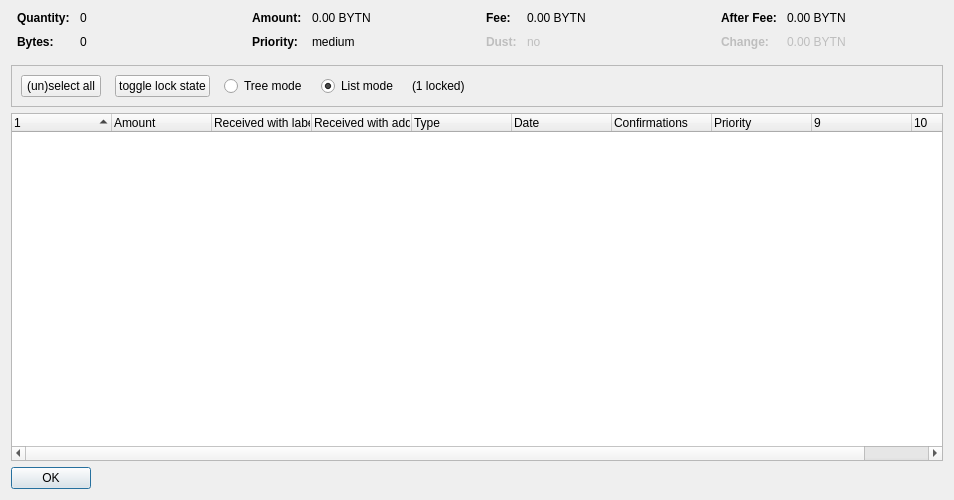
<?xml version="1.0" encoding="UTF-8"?>
<ui version="4.0">
 <class>CoinControlDialog</class>
 <widget class="QDialog" name="CoinControlDialog">
  <property name="geometry">
   <rect>
    <x>0</x>
    <y>0</y>
    <width>954</width>
    <height>500</height>
   </rect>
  </property>
  <property name="windowTitle">
   <string>Coin Selection</string>
  </property>
  <layout class="QVBoxLayout" name="verticalLayout">
   <item>
    <layout class="QHBoxLayout" name="horizontalLayoutTop" stretch="0,0,0,0">
     <property name="topMargin">
      <number>0</number>
     </property>
     <property name="bottomMargin">
      <number>10</number>
     </property>
     <item>
      <layout class="QFormLayout" name="formLayoutCoinControl1">
       <property name="horizontalSpacing">
        <number>10</number>
       </property>
       <property name="verticalSpacing">
        <number>10</number>
       </property>
       <property name="leftMargin">
        <number>6</number>
       </property>
       <property name="rightMargin">
        <number>6</number>
       </property>
       <item row="0" column="0">
        <widget class="QLabel" name="labelCoinControlQuantityText">
         <property name="font">
          <font>
           <weight>75</weight>
           <bold>true</bold>
          </font>
         </property>
         <property name="text">
          <string>Quantity:</string>
         </property>
        </widget>
       </item>
       <item row="0" column="1">
        <widget class="QLabel" name="labelCoinControlQuantity">
         <property name="cursor">
          <cursorShape>IBeamCursor</cursorShape>
         </property>
         <property name="contextMenuPolicy">
          <enum>Qt::ActionsContextMenu</enum>
         </property>
         <property name="text">
          <string notr="true">0</string>
         </property>
         <property name="textInteractionFlags">
          <set>Qt::LinksAccessibleByMouse|Qt::TextSelectableByKeyboard|Qt::TextSelectableByMouse</set>
         </property>
        </widget>
       </item>
       <item row="1" column="0">
        <widget class="QLabel" name="labelCoinControlBytesText">
         <property name="font">
          <font>
           <weight>75</weight>
           <bold>true</bold>
          </font>
         </property>
         <property name="text">
          <string>Bytes:</string>
         </property>
        </widget>
       </item>
       <item row="1" column="1">
        <widget class="QLabel" name="labelCoinControlBytes">
         <property name="cursor">
          <cursorShape>IBeamCursor</cursorShape>
         </property>
         <property name="contextMenuPolicy">
          <enum>Qt::ActionsContextMenu</enum>
         </property>
         <property name="text">
          <string notr="true">0</string>
         </property>
         <property name="textInteractionFlags">
          <set>Qt::LinksAccessibleByMouse|Qt::TextSelectableByKeyboard|Qt::TextSelectableByMouse</set>
         </property>
        </widget>
       </item>
      </layout>
     </item>
     <item>
      <layout class="QFormLayout" name="formLayoutCoinControl2">
       <property name="horizontalSpacing">
        <number>10</number>
       </property>
       <property name="verticalSpacing">
        <number>10</number>
       </property>
       <property name="leftMargin">
        <number>6</number>
       </property>
       <property name="rightMargin">
        <number>6</number>
       </property>
       <item row="0" column="0">
        <widget class="QLabel" name="labelCoinControlAmountText">
         <property name="font">
          <font>
           <weight>75</weight>
           <bold>true</bold>
          </font>
         </property>
         <property name="text">
          <string>Amount:</string>
         </property>
        </widget>
       </item>
       <item row="0" column="1">
        <widget class="QLabel" name="labelCoinControlAmount">
         <property name="cursor">
          <cursorShape>IBeamCursor</cursorShape>
         </property>
         <property name="contextMenuPolicy">
          <enum>Qt::ActionsContextMenu</enum>
         </property>
         <property name="text">
          <string notr="true">0.00 BYTN</string>
         </property>
         <property name="textInteractionFlags">
          <set>Qt::LinksAccessibleByMouse|Qt::TextSelectableByKeyboard|Qt::TextSelectableByMouse</set>
         </property>
        </widget>
       </item>
       <item row="1" column="0">
        <widget class="QLabel" name="labelCoinControlPriorityText">
         <property name="font">
          <font>
           <weight>75</weight>
           <bold>true</bold>
          </font>
         </property>
         <property name="text">
          <string>Priority:</string>
         </property>
        </widget>
       </item>
       <item row="1" column="1">
        <widget class="QLabel" name="labelCoinControlPriority">
         <property name="cursor">
          <cursorShape>IBeamCursor</cursorShape>
         </property>
         <property name="contextMenuPolicy">
          <enum>Qt::ActionsContextMenu</enum>
         </property>
         <property name="text">
          <string>medium</string>
         </property>
         <property name="textInteractionFlags">
          <set>Qt::LinksAccessibleByMouse|Qt::TextSelectableByKeyboard|Qt::TextSelectableByMouse</set>
         </property>
        </widget>
       </item>
      </layout>
     </item>
     <item>
      <layout class="QFormLayout" name="formLayoutCoinControl3">
       <property name="horizontalSpacing">
        <number>10</number>
       </property>
       <property name="verticalSpacing">
        <number>10</number>
       </property>
       <property name="leftMargin">
        <number>6</number>
       </property>
       <property name="rightMargin">
        <number>6</number>
       </property>
       <item row="0" column="0">
        <widget class="QLabel" name="labelCoinControlFeeText">
         <property name="font">
          <font>
           <weight>75</weight>
           <bold>true</bold>
          </font>
         </property>
         <property name="text">
          <string>Fee:</string>
         </property>
        </widget>
       </item>
       <item row="0" column="1">
        <widget class="QLabel" name="labelCoinControlFee">
         <property name="cursor">
          <cursorShape>IBeamCursor</cursorShape>
         </property>
         <property name="contextMenuPolicy">
          <enum>Qt::ActionsContextMenu</enum>
         </property>
         <property name="text">
          <string notr="true">0.00 BYTN</string>
         </property>
         <property name="textInteractionFlags">
          <set>Qt::LinksAccessibleByMouse|Qt::TextSelectableByKeyboard|Qt::TextSelectableByMouse</set>
         </property>
        </widget>
       </item>
       <item row="1" column="0">
        <widget class="QLabel" name="labelCoinControlLowOutputText">
         <property name="enabled">
          <bool>false</bool>
         </property>
         <property name="font">
          <font>
           <weight>75</weight>
           <bold>true</bold>
          </font>
         </property>
         <property name="text">
          <string>Dust:</string>
         </property>
        </widget>
       </item>
       <item row="1" column="1">
        <widget class="QLabel" name="labelCoinControlLowOutput">
         <property name="enabled">
          <bool>false</bool>
         </property>
         <property name="cursor">
          <cursorShape>IBeamCursor</cursorShape>
         </property>
         <property name="contextMenuPolicy">
          <enum>Qt::ActionsContextMenu</enum>
         </property>
         <property name="text">
          <string>no</string>
         </property>
         <property name="textInteractionFlags">
          <set>Qt::LinksAccessibleByMouse|Qt::TextSelectableByKeyboard|Qt::TextSelectableByMouse</set>
         </property>
        </widget>
       </item>
      </layout>
     </item>
     <item>
      <layout class="QFormLayout" name="formLayoutCoinControl4">
       <property name="horizontalSpacing">
        <number>10</number>
       </property>
       <property name="verticalSpacing">
        <number>10</number>
       </property>
       <property name="leftMargin">
        <number>6</number>
       </property>
       <property name="rightMargin">
        <number>6</number>
       </property>
       <item row="0" column="0">
        <widget class="QLabel" name="labelCoinControlAfterFeeText">
         <property name="font">
          <font>
           <weight>75</weight>
           <bold>true</bold>
          </font>
         </property>
         <property name="text">
          <string>After Fee:</string>
         </property>
        </widget>
       </item>
       <item row="0" column="1">
        <widget class="QLabel" name="labelCoinControlAfterFee">
         <property name="cursor">
          <cursorShape>IBeamCursor</cursorShape>
         </property>
         <property name="contextMenuPolicy">
          <enum>Qt::ActionsContextMenu</enum>
         </property>
         <property name="text">
          <string notr="true">0.00 BYTN</string>
         </property>
         <property name="textInteractionFlags">
          <set>Qt::LinksAccessibleByMouse|Qt::TextSelectableByKeyboard|Qt::TextSelectableByMouse</set>
         </property>
        </widget>
       </item>
       <item row="1" column="0">
        <widget class="QLabel" name="labelCoinControlChangeText">
         <property name="enabled">
          <bool>false</bool>
         </property>
         <property name="font">
          <font>
           <weight>75</weight>
           <bold>true</bold>
          </font>
         </property>
         <property name="text">
          <string>Change:</string>
         </property>
        </widget>
       </item>
       <item row="1" column="1">
        <widget class="QLabel" name="labelCoinControlChange">
         <property name="enabled">
          <bool>false</bool>
         </property>
         <property name="cursor">
          <cursorShape>IBeamCursor</cursorShape>
         </property>
         <property name="contextMenuPolicy">
          <enum>Qt::ActionsContextMenu</enum>
         </property>
         <property name="text">
          <string notr="true">0.00 BYTN</string>
         </property>
         <property name="textInteractionFlags">
          <set>Qt::LinksAccessibleByMouse|Qt::TextSelectableByKeyboard|Qt::TextSelectableByMouse</set>
         </property>
        </widget>
       </item>
      </layout>
     </item>
    </layout>
   </item>
   <item>
    <widget class="QFrame" name="frame">
     <property name="minimumSize">
      <size>
       <width>0</width>
       <height>40</height>
      </size>
     </property>
     <property name="frameShape">
      <enum>QFrame::StyledPanel</enum>
     </property>
     <property name="frameShadow">
      <enum>QFrame::Sunken</enum>
     </property>
     <layout class="QHBoxLayout" name="horizontalLayout">
      <item>
       <layout class="QHBoxLayout" name="horizontalLayoutPanel" stretch="0,0,0,0,0,0">
        <property name="spacing">
         <number>14</number>
        </property>
        <item>
         <widget class="QPushButton" name="pushButtonSelectAll">
          <property name="sizePolicy">
           <sizepolicy hsizetype="Maximum" vsizetype="Fixed">
            <horstretch>0</horstretch>
            <verstretch>0</verstretch>
           </sizepolicy>
          </property>
          <property name="text">
           <string>(un)select all</string>
          </property>
          <property name="autoDefault">
           <bool>false</bool>
          </property>
         </widget>
        </item>
        <item>
         <widget class="QPushButton" name="pushButtonToggleLock">
          <property name="sizePolicy">
           <sizepolicy hsizetype="Maximum" vsizetype="Fixed">
            <horstretch>0</horstretch>
            <verstretch>0</verstretch>
           </sizepolicy>
          </property>
          <property name="text">
           <string>toggle lock state</string>
          </property>
          <property name="autoDefault">
           <bool>false</bool>
          </property>
         </widget>
        </item>
        <item>
         <widget class="QRadioButton" name="radioTreeMode">
          <property name="sizePolicy">
           <sizepolicy hsizetype="Maximum" vsizetype="Fixed">
            <horstretch>0</horstretch>
            <verstretch>0</verstretch>
           </sizepolicy>
          </property>
          <property name="text">
           <string>Tree mode</string>
          </property>
         </widget>
        </item>
        <item>
         <widget class="QRadioButton" name="radioListMode">
          <property name="sizePolicy">
           <sizepolicy hsizetype="Maximum" vsizetype="Fixed">
            <horstretch>0</horstretch>
            <verstretch>0</verstretch>
           </sizepolicy>
          </property>
          <property name="text">
           <string>List mode</string>
          </property>
          <property name="checked">
           <bool>true</bool>
          </property>
         </widget>
        </item>
        <item>
         <widget class="QLabel" name="labelLocked">
          <property name="text">
           <string>(1 locked)</string>
          </property>
         </widget>
        </item>
        <item>
         <spacer name="horizontalSpacer">
          <property name="orientation">
           <enum>Qt::Horizontal</enum>
          </property>
          <property name="sizeHint" stdset="0">
           <size>
            <width>40</width>
            <height>20</height>
           </size>
          </property>
         </spacer>
        </item>
       </layout>
      </item>
     </layout>
    </widget>
   </item>
   <item>
    <widget class="CoinControlTreeWidget" name="treeWidget">
     <property name="contextMenuPolicy">
      <enum>Qt::CustomContextMenu</enum>
     </property>
     <property name="sortingEnabled">
      <bool>false</bool>
     </property>
     <property name="columnCount">
      <number>10</number>
     </property>
     <attribute name="headerShowSortIndicator" stdset="0">
      <bool>true</bool>
     </attribute>
     <attribute name="headerStretchLastSection">
      <bool>false</bool>
     </attribute>
     <column>
      <property name="text">
       <string/>
      </property>
     </column>
     <column>
      <property name="text">
       <string>Amount</string>
      </property>
     </column>
     <column>
      <property name="text">
       <string>Received with label</string>
      </property>
     </column>
     <column>
      <property name="text">
       <string>Received with address</string>
      </property>
     </column>
     <column>
      <property name="text">
       <string>Type</string>
      </property>
     </column>
     <column>
      <property name="text">
       <string>Date</string>
      </property>
     </column>
     <column>
      <property name="text">
       <string>Confirmations</string>
      </property>
      <property name="toolTip">
       <string>Confirmed</string>
      </property>
     </column>
     <column>
      <property name="text">
       <string>Priority</string>
      </property>
     </column>
     <column>
      <property name="text">
       <string/>
      </property>
     </column>
     <column>
      <property name="text">
       <string/>
      </property>
     </column>
    </widget>
   </item>
   <item>
    <widget class="QDialogButtonBox" name="buttonBox">
     <property name="sizePolicy">
      <sizepolicy hsizetype="Maximum" vsizetype="Fixed">
       <horstretch>0</horstretch>
       <verstretch>0</verstretch>
      </sizepolicy>
     </property>
     <property name="orientation">
      <enum>Qt::Horizontal</enum>
     </property>
     <property name="standardButtons">
      <set>QDialogButtonBox::Ok</set>
     </property>
    </widget>
   </item>
  </layout>
 </widget>
 <customwidgets>
  <customwidget>
   <class>CoinControlTreeWidget</class>
   <extends>QTreeWidget</extends>
   <header>coincontroltreewidget.h</header>
  </customwidget>
 </customwidgets>
 <resources/>
 <connections/>
</ui>
